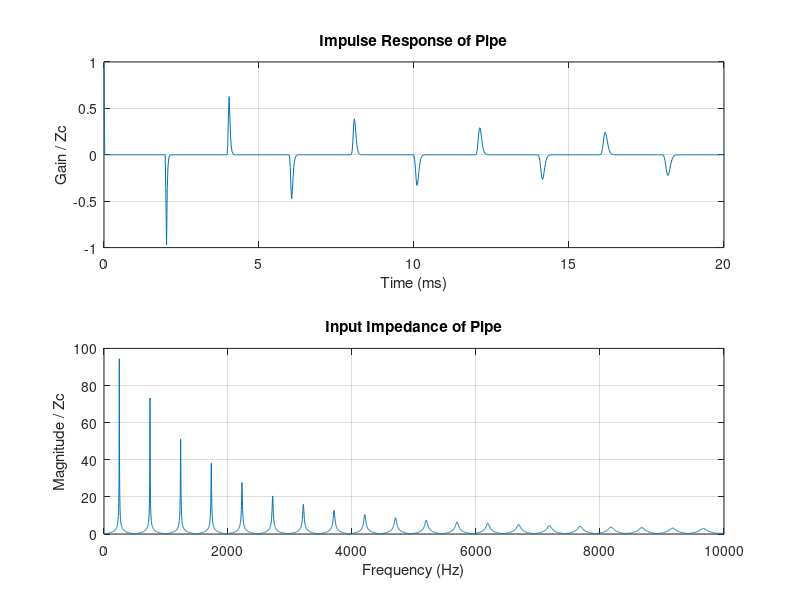

Write MATLAB code to recreate this figure. (Note: this script raises an error after producing the figure.)


N = 20000;
fs = 44100;
c = 347.23;    % speed of sound (m/sec)
rho = 1.1769;  % density of air (kg/m^3) %

% Pipe radius (m)

ra = 0.016 / 2;

% Length of pipe (m)

L = 0.35;

% Delay Line Length

delay = round( L * fs / c);

% Pipe characteristic impedance

Zc = rho * c / (pi * ra^2);

b = 0.98 * [-0.221 -0.4108];
a = [1.0 -0.3801 0.0119];
z_l = [0 0];

% Initialize delay line and output vector

dp = zeros(1, delay);
dm = zeros(1, delay);
pointer = 1;
p = zeros(1,N);
u = [Zc, zeros(1, N-1)];


for i = 1:N

  p(i) = dm(pointer);          % p- traveling into input
  
  % Open-end filtering
  [dm(pointer), z_l] = filter(b, a, dp(pointer), z_l);
  
  dp(pointer) = p(i) + u(i);   % new p+ @ input
  p(i) = p(i) + dp(pointer);   % physical pressure @ input

  pointer = pointer + 1;       % increment "pointer"
	
  if pointer > delay           % check delay-line limits
    pointer = 1;
  end
  
end

% Clear Figure Window and Plot
clf
subplot(2,1,1)
T = 1/fs;
t = (0: T : (N-1)*T) * 1000;
plot( t, p / Zc )
grid
xlabel('Time (ms)')
ylabel('Gain / Zc')
title('Impulse Response of Pipe')
xlim([0 20]);

subplot(2,1,2)
f = 0: fs/(N-2) : fs/2;
P = fft( p );
plot( f, abs( P(1:N/2) / Zc ) )
grid
xlabel('Frequency (Hz)')
ylabel('Magnitude / Zc')
title('Input Impedance of Pipe')
v = axis;
axis( [0 10000 v(3) v(4) ] );

sound(y, fs)
